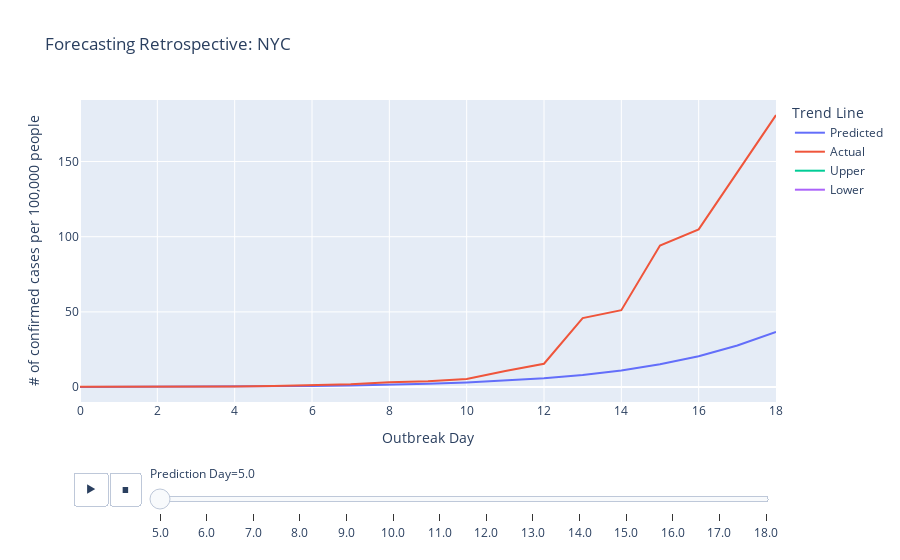
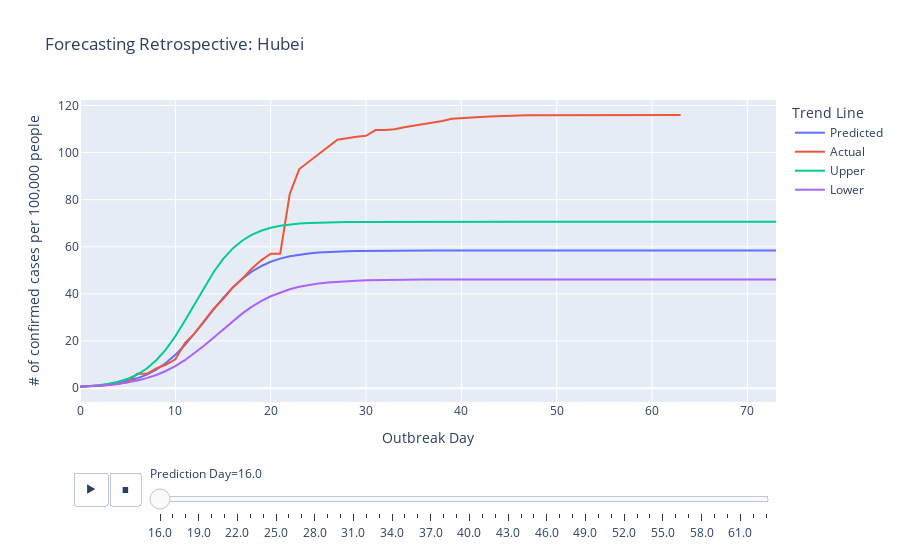
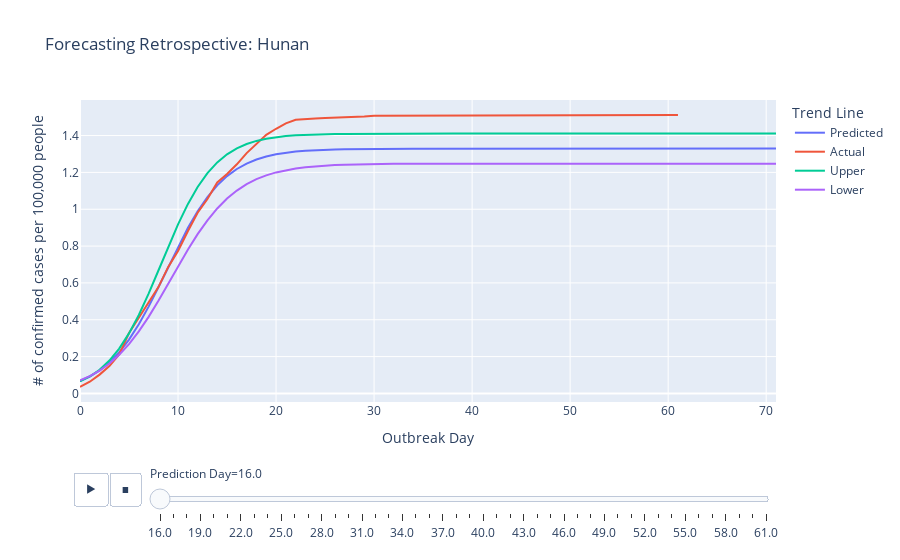

Notebook cell for these charts, in order:
### Markdown cell above
### Retrospective Logistic Regression

The following code goes back in time and performs logistic regressions using only the data available from the 10 days prior to the date of analysis. See how the predictions evolve over time as we gain more information on the trajectory of each country's outbreak!

### Code cell
#Generate animated plots showing the change in forecast as each days stats are added
def logist_reg_retro(cum_confirmed_series, city_pop: int, city_name: str, retrospect_days: int = 15, forecast_days: int = 10, show_ci: bool = True):
    def logist_fn(x, a, b, c):
        return a / (1 + np.exp(-b*(x-c)))
    reg_data = cum_confirmed_series[cum_confirmed_series > 10]
    reg_data = 100000 * reg_data / city_pop
    reg_data.reset_index(drop=True, inplace=True)
    plot_data = pd.DataFrame(columns=["Outbreak Day", "Predicted", "Actual", "Upper", "Lower", "Prediction Day"])
    retrospect_days = int(len(reg_data.index) * 3/4)
    for forecast_day in range(len(reg_data.index) - retrospect_days, len(reg_data.index)):
        limited_reg_data = reg_data[:forecast_day]
        try:
            param_est, param_cov = curve_fit(logist_fn, limited_reg_data.index.values, limited_reg_data.values, bounds=(0, [200, 1, 100]))
            #compute 1x StDev errors for params
            param_stdev = np.sqrt(np.diag(param_cov))
            pred_data = logist_fn(range(len(reg_data.index) + forecast_days), *param_est)
            if show_ci and np.all(np.less(param_stdev, [100, 50, 25])):
                plot_stdev = param_stdev * [1, 1, -1]
                pred_data_upper = logist_fn(range(len(reg_data.index) + forecast_days), *np.maximum([0,0,0], param_est + 2*plot_stdev))
                pred_data_lower = logist_fn(range(len(reg_data.index) + forecast_days), *np.maximum([0,0,0], param_est - 2*plot_stdev))
                forecast_data = pd.DataFrame([range(len(pred_data)), pred_data, reg_data, pred_data_upper, pred_data_lower, [forecast_day]*len(pred_data)], index=["Outbreak Day", "Predicted", "Actual", "Upper", "Lower", "Prediction Day"]).T
                plot_data = plot_data.append(forecast_data)
            else:
                forecast_data = pd.DataFrame([reg_data.index.values, pred_data, reg_data, [None]*len(pred_data), [None]*len(pred_data), [forecast_day]*len(pred_data)], index=["Outbreak Day", "Predicted", "Actual", "Upper", "Lower", "Prediction Day"]).T
                plot_data = plot_data.append(forecast_data)
        except RuntimeError:
            print("Failed to generate adequate regression for: " + city_name)
    melt_plot_data = pd.melt(plot_data, id_vars=["Outbreak Day", "Prediction Day"], value_vars=["Predicted", "Actual", "Upper", "Lower"])
    melt_plot_data.columns = ["Outbreak Day", "Prediction Day", "Trend Line", "# of confirmed cases per 100,000 people"]
    plt = px.line(melt_plot_data, x="Outbreak Day", y="# of confirmed cases per 100,000 people", title="Forecasting Retrospective: " + city_name,
            line_group="Trend Line", color="Trend Line", animation_frame="Prediction Day")
    plt["layout"]["updatemenus"][0]["buttons"][0]["args"][1]["transition"]["duration"] = 0
    plt["layout"]["updatemenus"][0]["buttons"][0]["args"][1]["frame"]["duration"] = 250
    plt.show()
    
for (loc, locdf) in loc_dict.items(): 
    res = logist_reg_retro(locdf, pop_counts[loc], loc)
